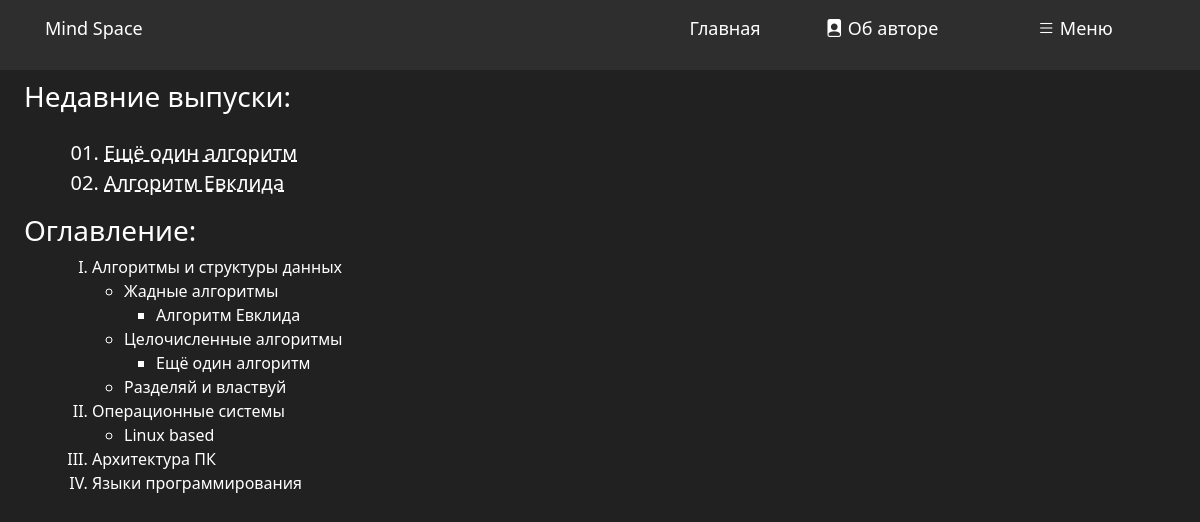
The app's page /notes/ with its own data.
### notes/models.py (models this page shows, shortened)
class Article(models.Model):
    chapter = models.ForeignKey(Chapter, models.SET_NULL, blank=True, null=True)
    heading = models.CharField(max_length=200)
    body = models.TextField()
    pub_date = models.DateTimeField(auto_now_add=True)
    last_edit_date = models.DateTimeField(auto_now=True)
    def __str__(self) -> str:
        return str(self.heading)

class Partition(models.Model):
    name = models.CharField(max_length=200)

class Chapter(models.Model):
    partition = models.ForeignKey(Partition, models.SET_NULL, blank=True, null=True)
    name = models.CharField(max_length=200)

### notes/views.py (the view)
# urls.py: path('', views.index, name='index'),
def index(request):
    partitions = Partition.objects.all()
    tree = {}
    for part in partitions:
        tree[part] = {}
        chapters = Chapter.objects.filter(partition = part)
        for chapt in chapters:
            tree[part][chapt] = []
            articles = Article.objects.filter(chapter = chapt)
            for article in articles:
                tree[part][chapt].append(article)
    latest_articles_list = Article.objects.order_by("-pub_date")[:5]
    context = {
        "tree": tree,
        "latest_articles_list": latest_articles_list,
    }
    return render(request, "notes/index.html", context)

### notes/context_processors.py (called while the page is built)
def add_variable_to_context(requests):
    return {
        "partitions": Partition.objects.all(),
    }

### notes/templates/notes/index.html
{% extends 'notes/layout.html' %}
{% load static %}
{% block includes %}
<link rel="stylesheet" href="{% static 'notes/index_styles.css' %}">
{% endblock %}
{% block content %}
<h3>
    Недавние выпуски:
</h3>
{% if latest_articles_list %}
    <ul class="titles">
        {% for article in latest_articles_list %}
            <li><a href="{% url 'notes:detail' article.id %}">
                {{ article.heading }}
            </a></li>
        {% endfor %}
    </ul>
{% else %}
    <p>No articles are available</p>
{% endif %}
<h3>
    Оглавление:
</h3>
<ul class="first-level">
    {% for part, chapters in tree.items %}
        <li>{{ part.name }}</li>
        <ul class="second-level">
            {% for chapter, articles in chapters.items %}
                <li>{{chapter.name}}</li>
                <ul>
                {% for article in articles %}
                    <li>{{article}}</li>
                {% endfor %}
                </ul>
            {% endfor %}
        </ul>
    {% endfor %}
</ul>
{% endblock %}

### static/notes/main_style.css (style rules this page uses)
body { background-color: #212121; color: white; display: block; font: 'Verdana'; }

### static/notes/index_styles.css (style rules this page uses)
a { text-decoration: underline dashed; color: white; }
.titles { margin-top: 2%; font-size: 20px; margin-left: 6%; list-style-type:decimal-leading-zero; }
h3 { margin-left: 2%; }
.first-level { margin-left: 5%; list-style-type: upper-roman; }

### records on screen
Article: heading "Ещё один алгоритм"
Article: heading "Алгоритм Евклида"
Partition: name "Алгоритмы и структуры данных"
Chapter: name "Жадные алгоритмы"
Chapter: name "Целочисленные алгоритмы"
Chapter: name "Разделяй и властвуй"
Partition: name "Операционные системы"
Chapter: name "Linux based"
Partition: name "Архитектура ПК"
Partition: name "Языки программирования"
